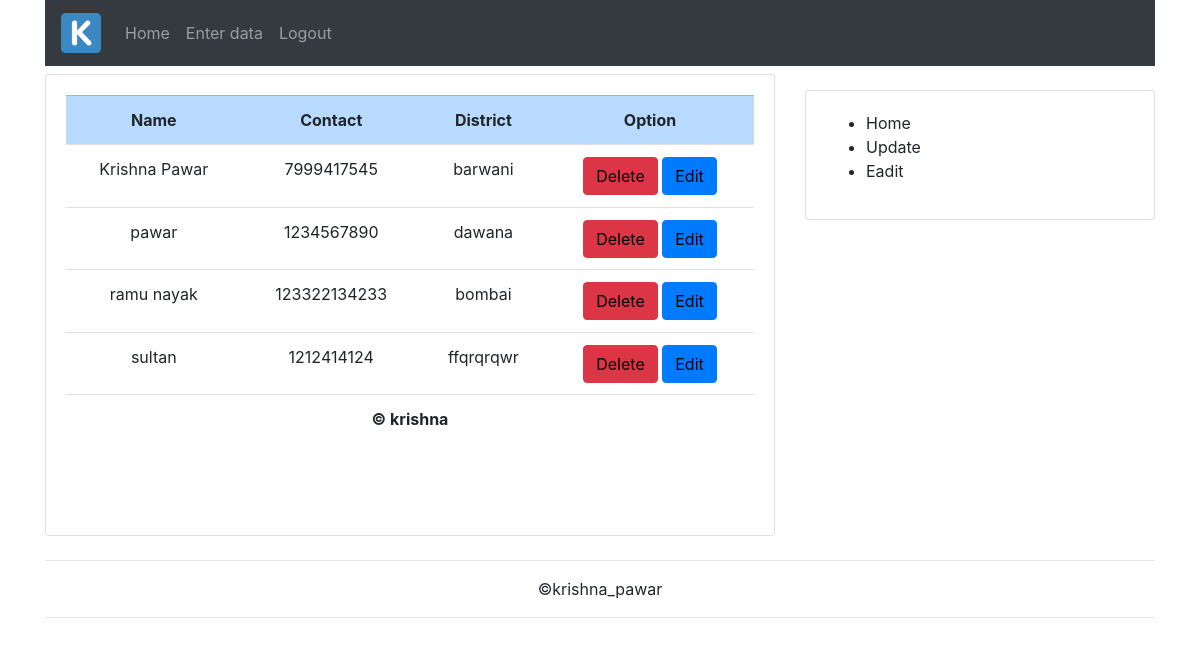
The app's page / (signed in) with its own data.
### mytask/models.py (models this page shows, shortened)
class contact(models.Model):
	name = models.CharField(max_length=30)
	contactno = models.BigIntegerField()
	district = models.TextField()

### mytask/views.py (the view)
# urls.py: path('',mytask_views.showsub, name='showsubcriber'),
def showsub(request):
	context =  contact.objects.all()
	return render(request,'mytask/show-subcribe.html',{'q':context})

### mytask/templates/mytask/show-subcribe.html (shortened to what this page needs)
{% extends 'mytask/base.html' %}
{% block content %}
		<div class="container">
		<div class="row">
			<div class="col-md-8">
				<div class="card text-center" >
					<div class="card-body">
						<table class="table ">
							<tr class="table-primary">
								<th>Name</th>
								<th>Contact</th>
								<th>District</th>
								{% if user.is_authenticated %}
								<th>Option</th>
								{% endif %}
							</tr>
							{% for w in q %}
							<tr>
							<td>{{ w.name }}</td>
							<td>{{ w.contactno }}</td>
							<td>{{ w.district }}</td>
							{% if user.is_authenticated %}
							<td><button class="btn btn-danger"> <a href="{% url 'delete' w.id %} " style="color: black; text-decoration: none;" > Delete</a ></button>
							<button class="btn btn-primary"> <a href="{% url 'update' w.id %} " style="color: black; text-decoration: none;" >Edit</a ></button></td>
							{% endif %}
							<tr>
							{% endfor %}
							<tr><th colspan="4">&copy krishna</th></tr>
						</table>
					</div>
					<div class="card-body">
					</div>
				</div>
			</div>
			{% include "mytask/rightsite.html"%}
		</div>
	</div>
{% endblock %}

### records on screen
contact: name "Krishna Pawar", contactno "7999417545", district "barwani"
contact: name "pawar", contactno "1234567890", district "dawana"
contact: name "ramu nayak", contactno "123322134233", district "bombai"
contact: name "sultan", contactno "1212414124", district "ffqrqrqwr"
